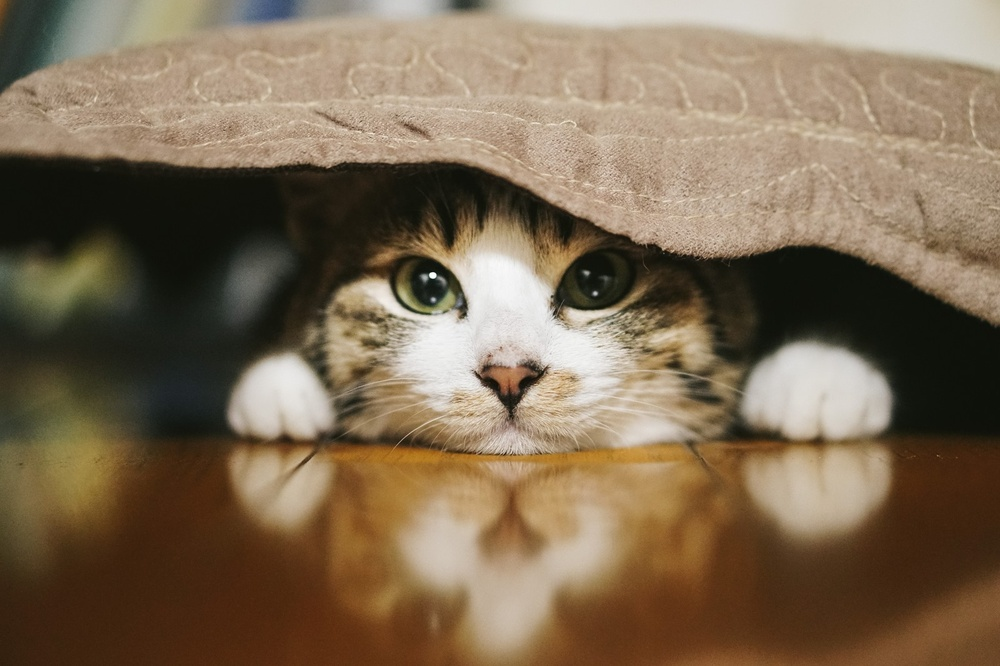
%> input picture images/cat1.jpg, 1000 x 666 px, shrunk from 1600 x 1066 before the run
$ octave kadai7.m   (GNU Octave 9; MATLAB toolbox functions it lacks are replaced by stand-ins)
%> lines starting %> are read from the running program, lines starting %| are printed output that depends on the picture
% 課題7　ダイナミックレンジの拡大
% 画素のダイナミックレンジを０から２５５にせよ．
% 下記はサンプルプログラムである．
% 課題作成にあたっては「Lenna」以外の画像を用いよ．
% 例

ORG = imread('images/cat1.jpg'); % 画像の読み込み
%> ORG is the input picture: size 666x1000x3 uint8; mean R, G, B 126.1, 107.5, 84.3
ORG = rgb2gray(ORG); % 白黒濃淡画像に変換
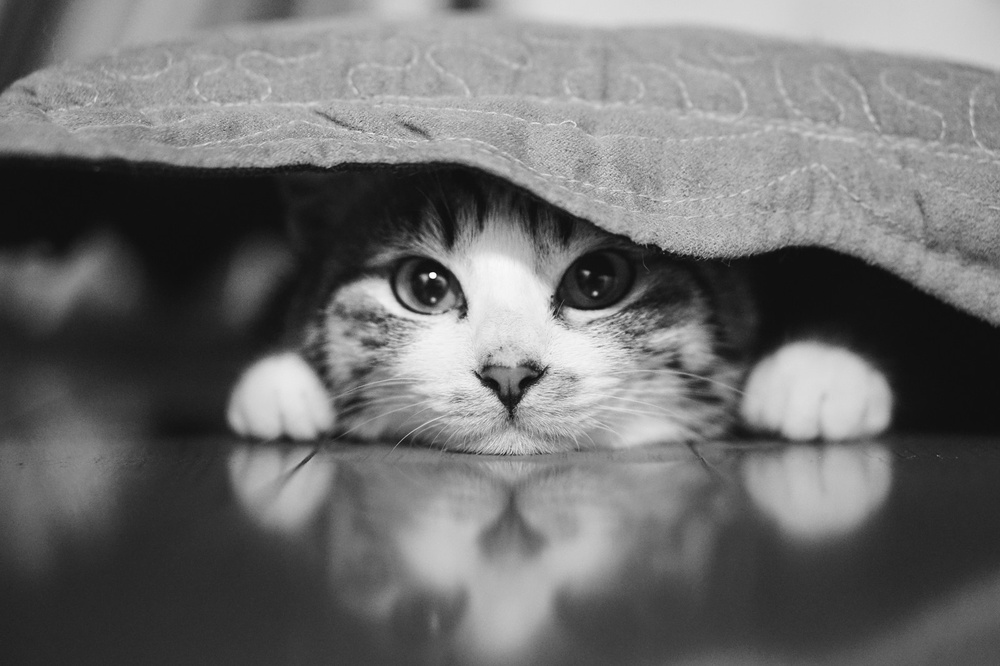
%> ORG: size 666x1000 uint8; min 9, max 254, mean 110.4
imagesc(ORG); colormap(gray); colorbar; % 画像の表示
pause;
imhist(ORG); % 濃度ヒストグラムを生成、表示
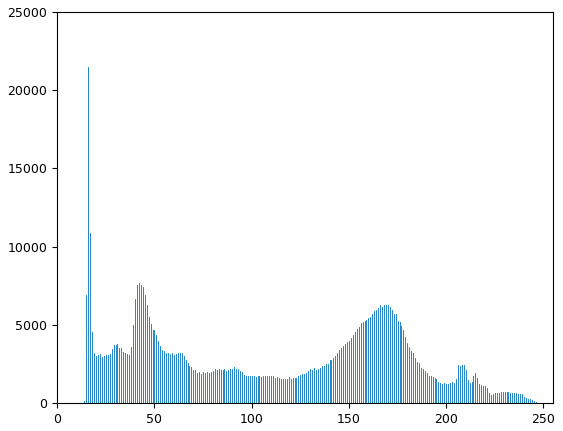
%> figure redrawn from the program's plot data; highest point at x = 16, y = 21463
pause;
ORG = double(ORG);
%> ORG: size 666x1000 double
mn = min(ORG(:)); % 濃度値の最小値を算出
%> mn = 9
mx = max(ORG(:)); % 濃度値の最大値を算出
%> mx = 254
ORG = (ORG-mn)/(mx-mn)*255;
imagesc(ORG); colormap(gray); colorbar; % 画像の表示
pause;
ORG = uint8(ORG); % この行について考察せよ
%> ORG: size 666x1000 uint8
imhist(ORG); % 濃度ヒストグラムを生成、表示
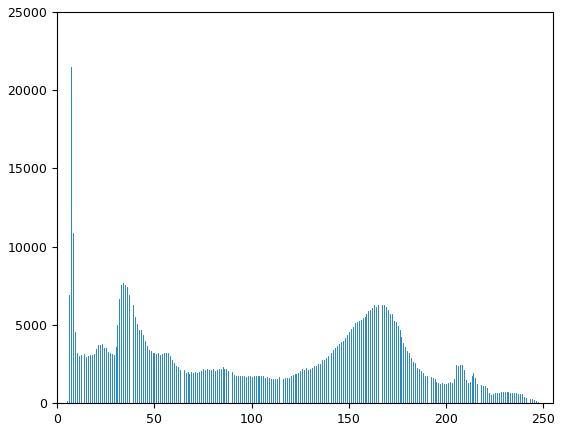
%> figure redrawn from the program's plot data; highest point at x = 7, y = 21463

$ run again, with images/cat2.jpg copied over images/cat1.jpg
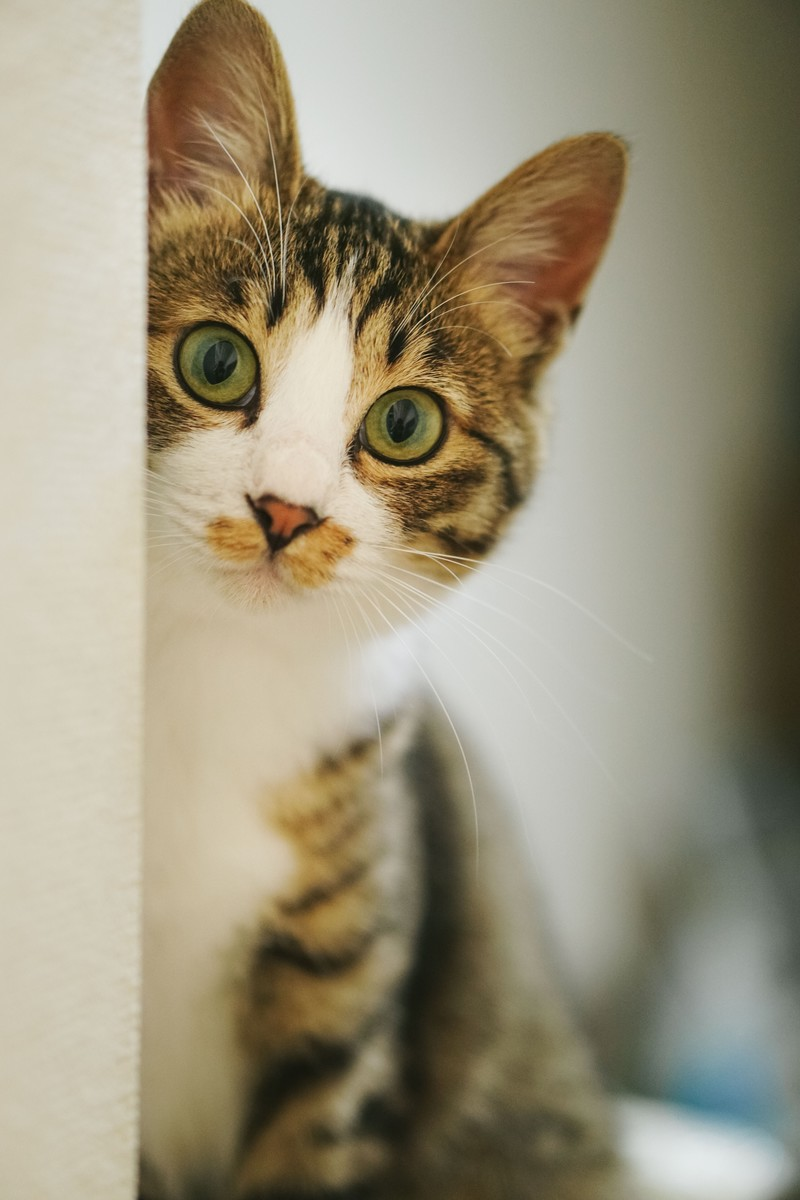
%> input picture images/cat2.jpg, 800 x 1200 px
%> ORG is the input picture: size 1200x800x3 uint8; mean R, G, B 155.2, 147.4, 124.9
%> mn = 8
%> mx = 232
%> `ORG = uint8(ORG);`:
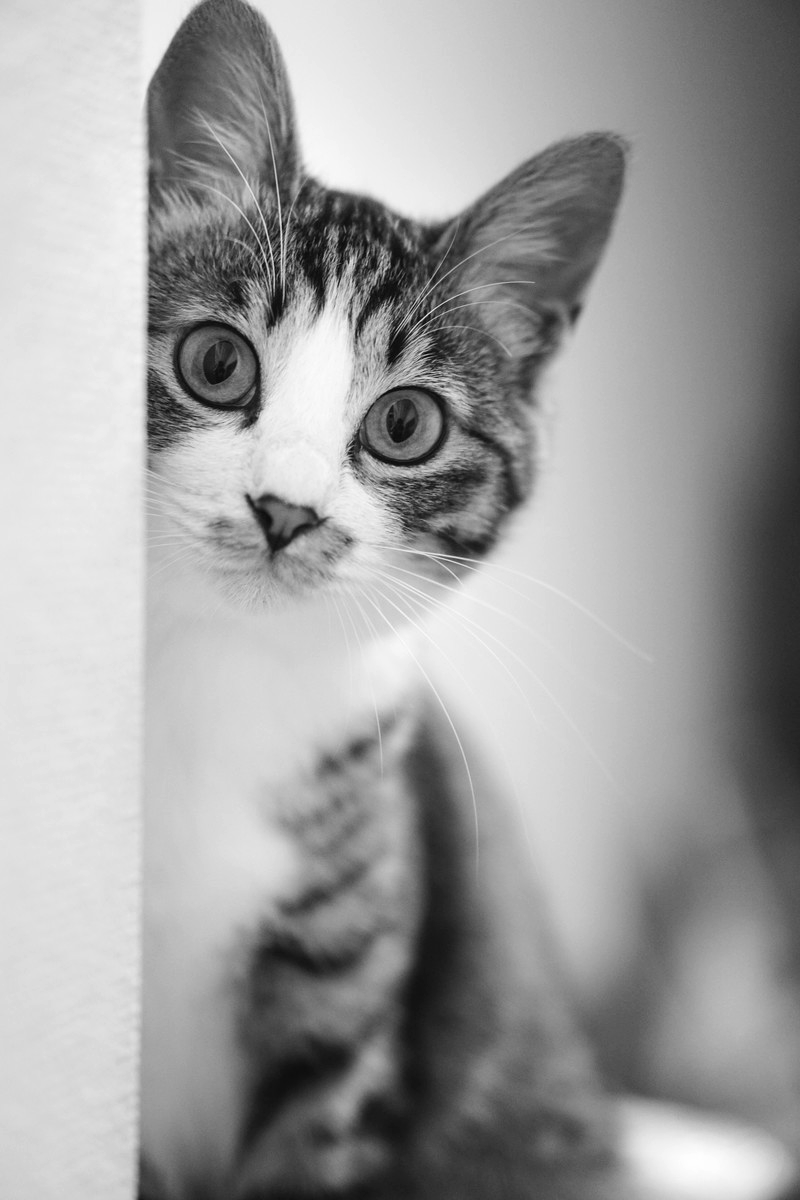
%> ORG: size 1200x800 uint8; min 0, max 255, mean 158.4; mean of the top-left, top-right, bottom-left and bottom-right quarters 180.3, 139.8, 174.4, 139.3
%> `imhist(ORG);`:
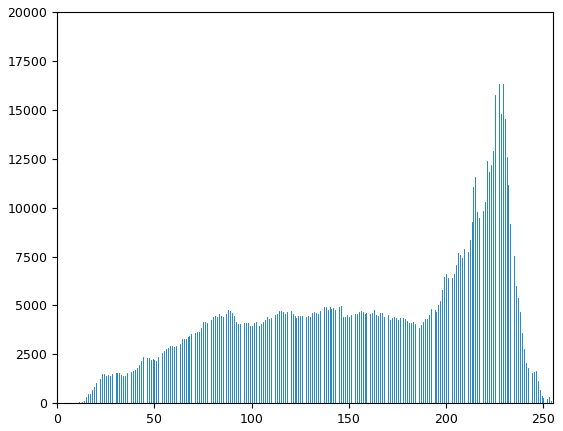
%> figure redrawn from the program's plot data; highest point at x = 227, y = 16336
